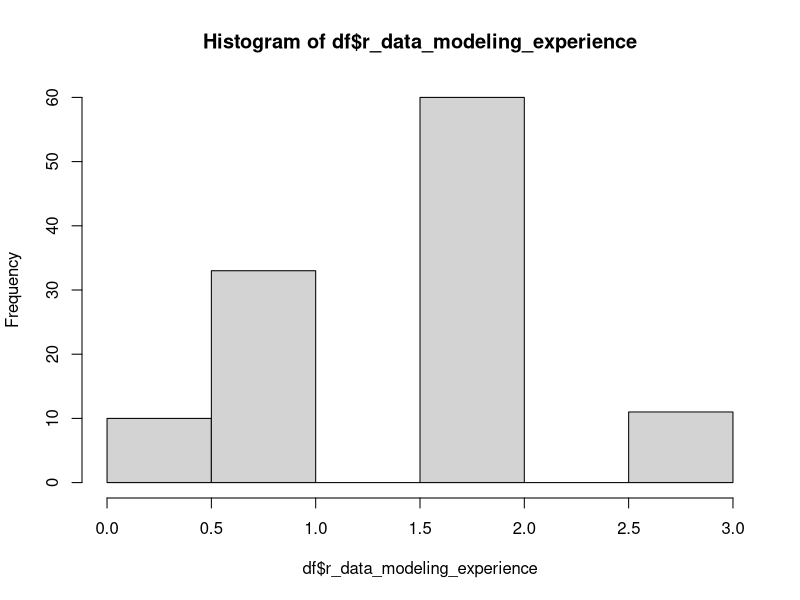
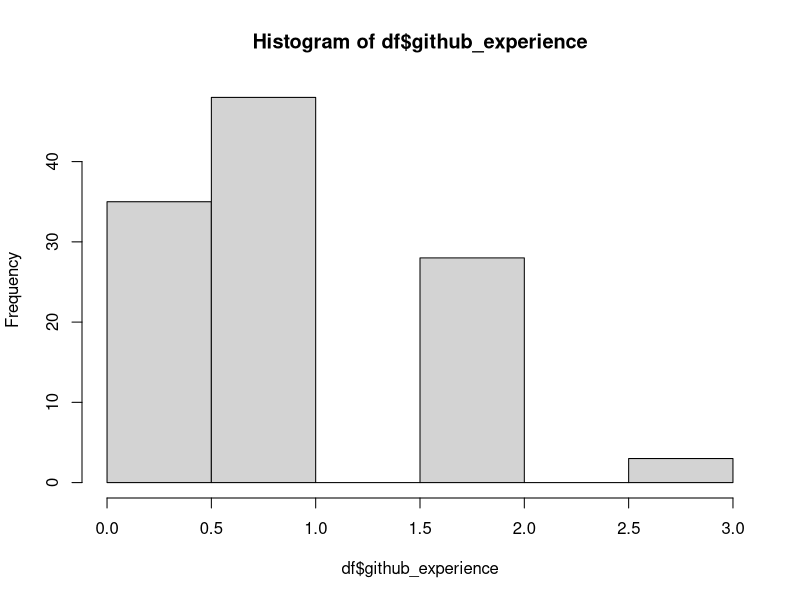

Write the R code that produced these figures, in order.
## ---- chunk 1
library('ggplot2')
library('magrittr')
## ---- chunk 2
#Set your working directory
setwd('/Users/ianjohnson/Desktop/Columbia/EDAV/Project1')

#Load CSV file into Data Frame
df = read.csv("Survey+Response.csv")
## ---- chunk 3
setwd('/Users/ianjohnson/Desktop/Columbia/EDAV/Project1') # Should remove?
df = read.csv("edit_data_2.csv")
## ---- chunk 4
summary(df)
## ---- chunk 5
hist(df$r_data_modeling_experience)
hist(df$github_experience)
